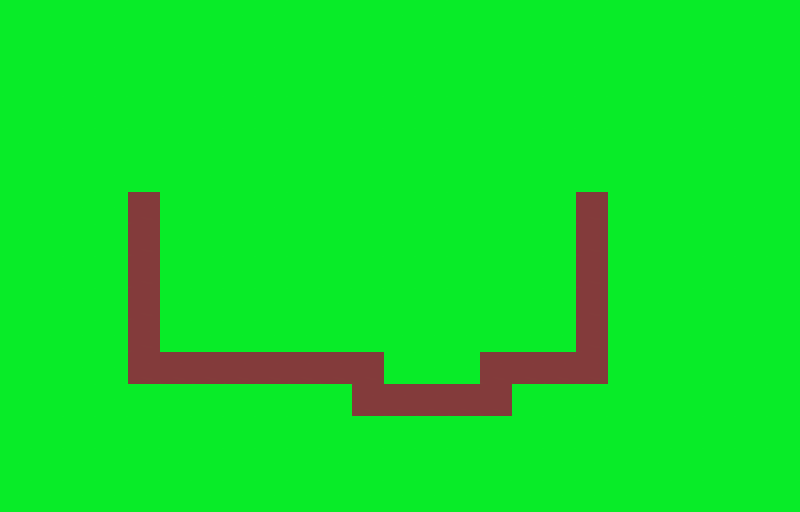

A level layout from a 2D game, rendered from its tile map. Below: a short description, then the map file with its tile-grid data intact:
An orthogonal 25x16 tile map with 32x32 px tiles, 1 tile layer (visible).

<map version="1.0" orientation="orthogonal" renderorder="right-down" width="25" height="16" tilewidth="32" tileheight="32" nextobjectid="1">
 <tileset firstgid="1" name="Derp" tilewidth="32" tileheight="32" tilecount="6" columns="0">
  <properties>
   <property name="start" value="" />
  </properties>
  <tile id="0">
   <properties>
    <property name="movement_cost" value="2" />
   </properties>
   <image width="32" height="32" source="../world/path1.png" />
  </tile>
  <tile id="1">
   <properties>
    <property name="movement_cost" value="1" />
   </properties>
   <image width="32" height="32" source="../world/green.png" />
  </tile>
  <tile id="2">
   <image width="32" height="32" source="../world/start.png" />
  </tile>
  <tile id="3">
   <image width="32" height="32" source="../world/end.png" />
  </tile>
  <tile id="4">
   <image width="32" height="32" source="../world/path2.png" />
  </tile>
  <tile id="5">
   <image width="32" height="32" source="../world/path3.png" />
  </tile>
 </tileset>
 <layer name="visible" width="25" height="16">
  <data encoding="csv">
2,2,2,2,2,2,2,2,2,2,2,2,2,2,2,2,2,2,2,2,2,2,2,2,2,
2,2,2,2,2,2,2,2,2,2,2,2,2,2,2,2,2,2,2,2,2,2,2,2,2,
2,2,2,2,2,2,2,2,2,2,2,2,2,2,2,2,2,2,2,2,2,2,2,2,2,
2,2,2,2,2,2,2,2,2,2,2,2,2,2,2,2,2,2,2,2,2,2,2,2,2,
2,2,2,2,2,2,2,2,2,2,2,2,2,2,2,2,2,2,2,2,2,2,2,2,2,
2,2,2,2,2,2,2,2,2,2,2,2,2,2,2,2,2,2,2,2,2,2,2,2,2,
2,2,2,2,1,2,2,2,2,2,2,2,2,2,2,2,2,2,1,2,2,2,2,2,2,
2,2,2,2,1,2,2,2,2,2,2,2,2,2,2,2,2,2,1,2,2,2,2,2,2,
2,2,2,2,1,2,2,2,2,2,2,2,2,2,2,2,2,2,1,2,2,2,2,2,2,
2,2,2,2,1,2,2,2,2,2,2,2,2,2,2,2,2,2,1,2,2,2,2,2,2,
2,2,2,2,1,2,2,2,2,2,2,2,2,2,2,2,2,2,1,2,2,2,2,2,2,
2,2,2,2,1,1,1,1,1,1,1,1,2,2,2,1,1,1,1,2,2,2,2,2,2,
2,2,2,2,2,2,2,2,2,2,2,1,1,1,1,1,2,2,2,2,2,2,2,2,2,
2,2,2,2,2,2,2,2,2,2,2,2,2,2,2,2,2,2,2,2,2,2,2,2,2,
2,2,2,2,2,2,2,2,2,2,2,2,2,2,2,2,2,2,2,2,2,2,2,2,2,
2,2,2,2,2,2,2,2,2,2,2,2,2,2,2,2,2,2,2,2,2,2,2,2,2
</data>
 </layer>
</map>
